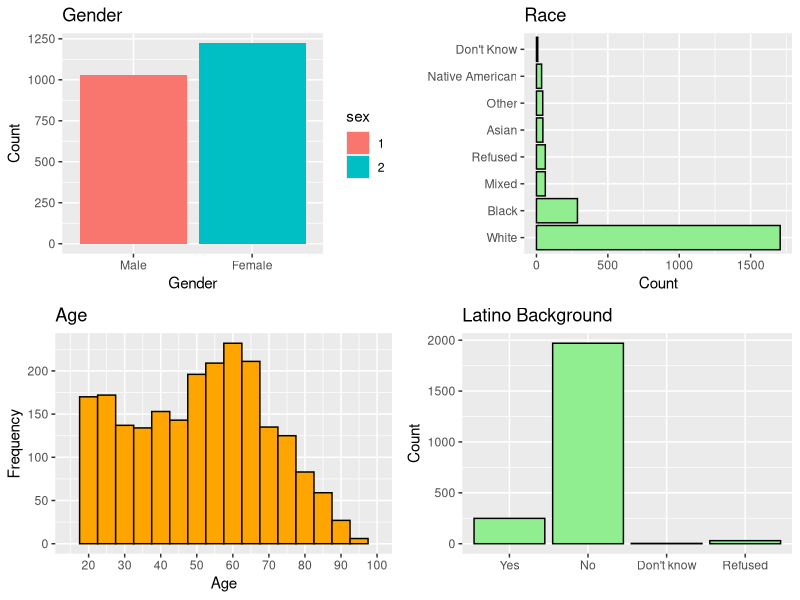
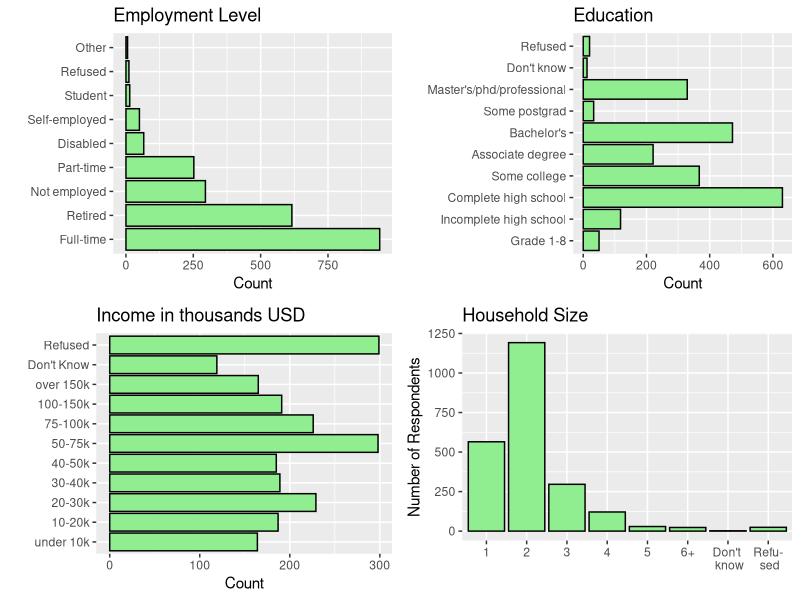
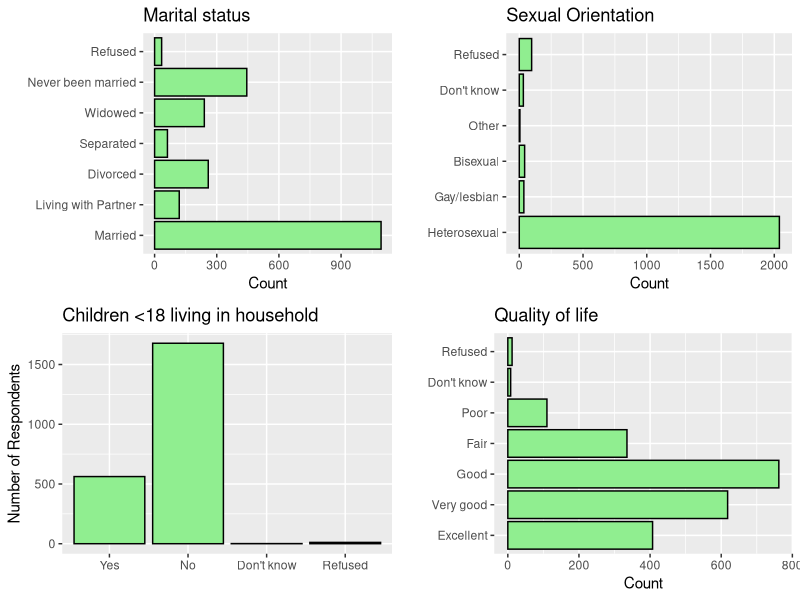
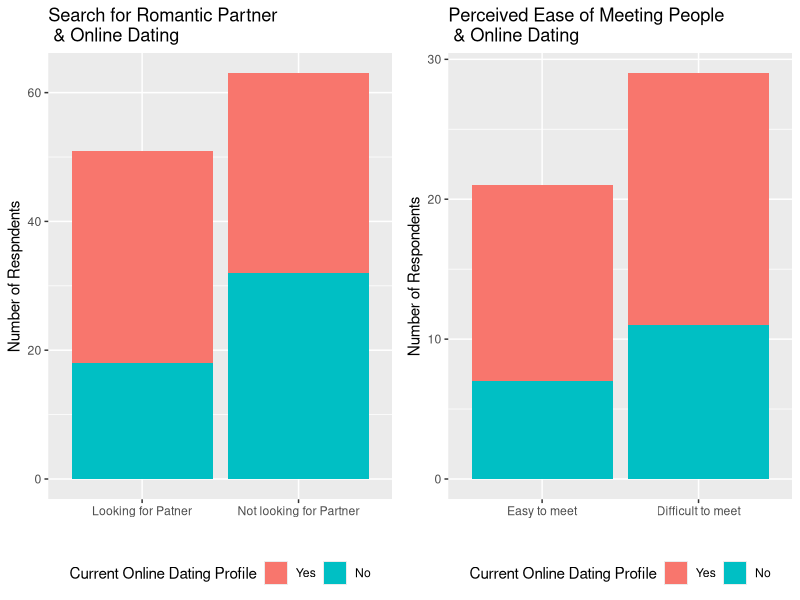
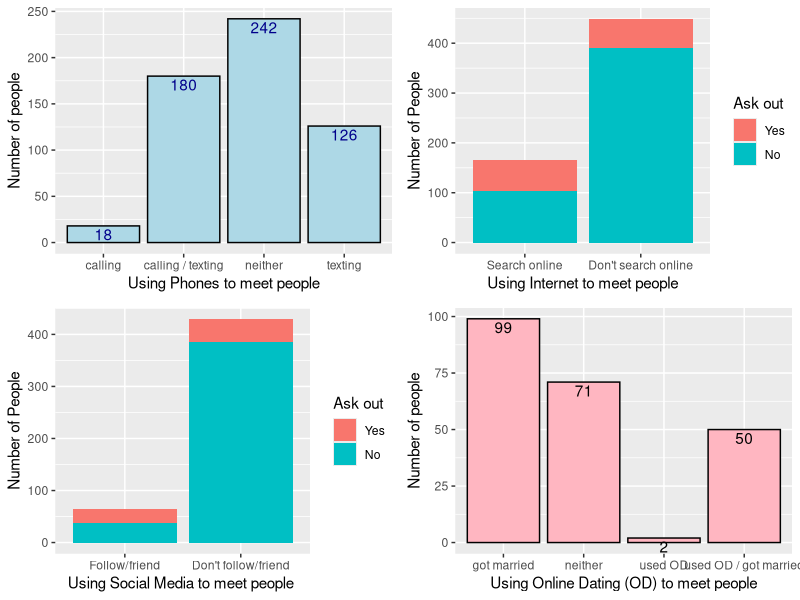
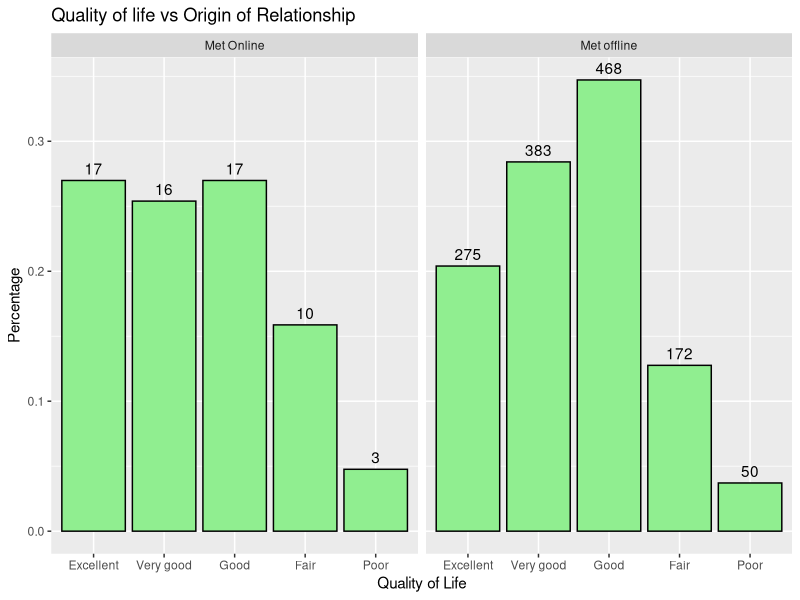
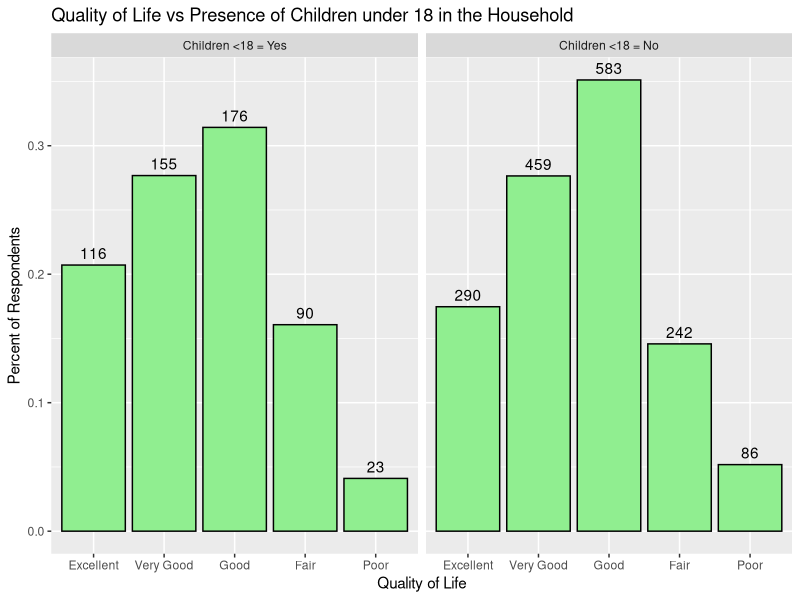
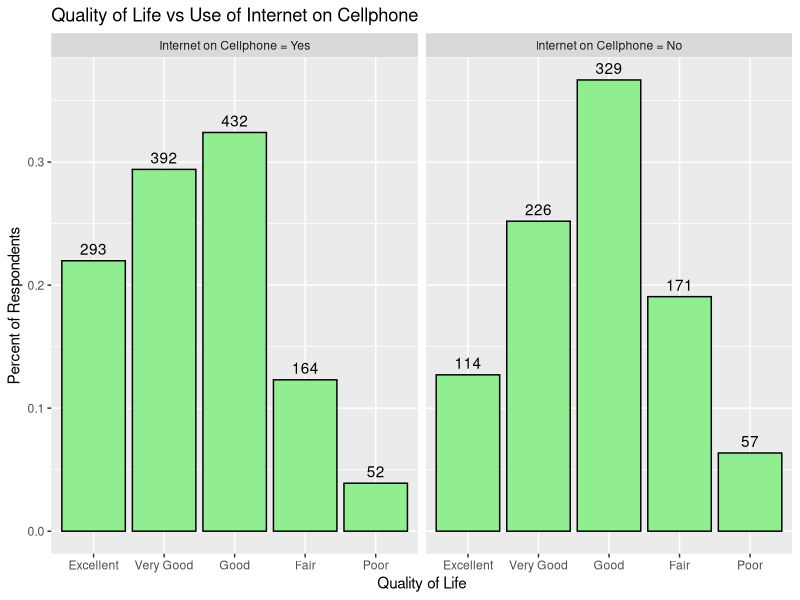

The R script that drew these images, in order:
## ---- chunk 1
#Loading libraries
library(ggplot2)
library(gridExtra)
library(scales)
library(plyr)

#Loading Data
df <- read.csv("May_2013_Online_Dating_CSV.csv")
## ---- chunk 2
# Gender plot

okdf <- df

okdf[, "sex"] <- as.factor(okdf[, "sex"])
#summary(okdf[, "sex"])
#str(okdf[, "sex"])

gender <- ggplot(data = okdf, aes(x = sex, fill = sex)) + 
  geom_bar() + scale_x_discrete(labels = c("1" = "Male", "2" = "Female")) +
  labs(x = "Gender", y = "Count", title = "Gender")
## ---- chunk 3
# Sexual orientation plot
okdf[, "lgbt"] <- as.factor(okdf[, "lgbt"])
#summary(okdf$lgbt)
#str(okdf$lgbt)

sexual_orientation <- ggplot(data = okdf, aes(x = lgbt)) + 
  geom_bar(fill='lightgreen',color='black') + 
  scale_x_discrete(labels = c("1" = "Heterosexual", "2" = "Gay/lesbian", "3" = "Bisexual", "4" = "Other", "8" = "Don't know", "9" = "Refused")) + coord_flip() +
  labs(x = "", y = "Count", title = "Sexual Orientation")
  
## ---- chunk 4
# Hispanic
okdf[, "hisp"] <- as.factor(okdf[, "hisp"])
#summary(okdf$hisp)
#str(okdf$hisp)

hispanic <- ggplot(data = okdf, aes(x = hisp)) + 
  geom_bar(fill='lightgreen',color='black') + 
  scale_x_discrete(labels = c("1"="Yes", "2"="No", "8" = "Don't know", "9" ="Refused")) +
  labs(x = "", y = "Count", title = "Latino Background")
## ---- chunk 5
#Age plot
#summary(okdf$age)
#str(okdf$age)
median.age <- median(df$age)

age <- ggplot(data = okdf, aes(x = age)) + 
  geom_histogram(binwidth = 5, color="black", fill="orange") + 
  scale_x_continuous(limits = c(15,100), breaks = seq(0, 100, 10)) +
  labs(x = "Age", y = "Frequency", title = "Age")

## ---- chunk 6
# Race plot
okdf[, "race"] <- as.factor(okdf[, "race"])
#summary(okdf$race)
#str(okdf$race)

r_race <- ggplot(data = okdf, aes(x=reorder(race, -table(race)[race]))) + geom_bar(fill = "lightgreen", color = "black") + 
  scale_x_discrete(labels=c("1" = 'White',"2" = 'Black',"3" = 'Asian',"4" = 'Mixed',"5" = 'Native American',"6" = 'Other',"8" = "Don't Know","9" = 'Refused')) +
  labs(x = "", y = "Count", title = "Race") +
  coord_flip()
## ---- chunk 7
# Employment plot
okdf[, "emplnw"] <- as.factor(okdf[, "emplnw"])
#summary(okdf$emplnw)
#str(okdf$emplnw)
retired.percent <- 616/2252
retired.percent <- 942/2252


employment <- ggplot(data = okdf, aes(x=reorder(emplnw, -table(emplnw)[emplnw]))) + 
  geom_bar(fill = "lightgreen", colour = "black") + 
  scale_x_discrete(labels=c("1" = 'Full-time',"2" = 'Part-time',"3" = 'Retired',"4" = 'Not employed',"5" = 'Self-employed',"6" = 'Disabled',"7" = "Student", "8" = 'Other', "9" = "Refused")) +
  labs(x = "", y = "Count", title = "Employment Level") + coord_flip()
## ---- chunk 8
# Income plot
okdf[, "inc"] <- as.factor(okdf[, "inc"])
#summary(okdf$inc)
#str(okdf$inc)

income.refused <- 299/2252

income <- ggplot(data = okdf, aes(x = inc)) + 
  geom_bar(fill = "lightgreen", colour = "black") + coord_flip() +
  scale_x_discrete(labels = c("1" = "under 10k", "2" = "10-20k", "3" = "20-30k", "4" = "30-40k", "5" = "40-50k", "6" = "50-75k", "7" = "75-100k", "8" = "100-150k", "9" = "over 150k", "98" = "Don't Know", "99" = "Refused")) +
  labs(x = "", y = "Count", title = "Income in thousands USD")
  
## ---- chunk 9
# Education plot
okdf[, "educ2"] <- as.factor(okdf[, "educ2"])
#summary(okdf$educ2)
#str(okdf$educ2)

education <- ggplot(data = okdf, aes(x = educ2)) + 
  geom_bar(fill = "lightgreen", colour = "black") + 
  scale_x_discrete(labels = c("1" = "Grade 1-8", "2" = "Incomplete high school", "3" = "Complete high school", "4" = "Some college", "5" = "Associate degree", "6" = "Bachelor's", "7" = "Some postgrad", "8" = "Master's/phd/professional", "98" = "Don't know", "99" = "Refused")) +
  labs(x = "", y = "Count", title = "Education") + coord_flip()
## ---- chunk 10
# Household size plot
okdf[, "hh1"] <- as.factor(okdf[, "hh1"])
#summary(okdf$hh1)
#str(okdf$hh1)

household_size <- ggplot(data = okdf, aes(x = hh1)) + 
  geom_bar(fill = "lightgreen", colour = "black") + 
  scale_x_discrete(labels = c("1" = "1", "2" = "2", "3" = "3", "4" = "4", "5" = "5", "6" = "6+", "8" = "Don't \n know", "9" = "Refu-\n sed")) +
  labs(x = "", y = "Number of Respondents", title = "Household Size")
## ---- chunk 11
# Marital status
okdf[, "mar"] <- as.factor(okdf[, "mar"])
#summary(okdf$mar)
#str(okdf$mar)
married.percent <- 1093/2552

marital_status <- ggplot(data = okdf, aes(x = mar)) + 
  geom_bar(fill = "lightgreen", colour = "black") + 
  scale_x_discrete(labels = c("1"="Married", "2"="Living with Partner", "3"="Divorced", "4"= "Separated", "5" = "Widowed", "6" = "Never been married", "8" = "Don't know", "9" ="Refused")) +
  labs(x = "", y = "Count", title = "Marital status") + coord_flip()
## ---- chunk 12
# Children
okdf[, "par"] <- as.factor(okdf[, "par"])
#summary(okdf$par)
#str(okdf$par)

children <- ggplot(data = okdf, aes(x = par)) + 
  geom_bar(fill = "lightgreen", colour = "black") + 
  scale_x_discrete(labels = c("1"="Yes", "2"="No", "8" = "Don't know", "9" ="Refused")) +
  labs(x = "", y = "Number of Respondents", title = "Children <18 living in household")
## ---- chunk 13
# Life quality
okdf[, "q1"] <- as.factor(okdf[, "q1"])
#summary(okdf$q1)
#str(okdf$q1)

life_quality <- ggplot(data = okdf, aes(x = q1)) + geom_bar(fill = "lightgreen", colour = "black") +
  scale_x_discrete(labels = c("1"="Excellent", "2"="Very good", "3" = "Good", "4" = "Fair", "5" = "Poor", "8" = "Don't know", "9" ="Refused")) +
  labs(x = "", y = "Count", title = "Quality of life") + coord_flip()
## ---- chunk 14

grid.arrange(gender, r_race, age, hispanic)
## ---- chunk 15
grid.arrange(employment, education, income, household_size)
## ---- chunk 16
grid.arrange(marital_status, sexual_orientation, children, life_quality)
## ---- chunk 17

# 3. For people who say that they are looking for a partner, look at the proportion of who are using online dating

lookmeet <- df$mar4
lookmeet <-  ifelse(lookmeet>2,NA,lookmeet)
usedod = df$date6
usedod = ifelse(usedod>2,NA,usedod)
dtf = as.data.frame(table(lookmeet,usedod))

online.profile.looking <- ggplot(dtf,aes(x=lookmeet,y=Freq)) + geom_bar(stat="identity",aes(fill=usedod)) + scale_x_discrete(labels = c("1"="Looking for Patner", "2"="Not looking for Partner")) + scale_fill_discrete(name="Current Online Dating Profile",labels=c("Yes","No")) + labs(x = "", y = "Number of Respndents", title = "Search for Romantic Partner\n & Online Dating") + theme(legend.position="bottom")

# 5 For people that say it’s difficult / easy to meet people in their city/state, see how many people using online dating?

meet = df$meet
meet = ifelse(meet>2,NA,meet)
prof = df$date6
prof = ifelse(prof>2,NA,prof)
dtf3 = as.data.frame(table(meet,prof))

online.profile.meeting <- ggplot(dtf3,aes(x=meet,y=Freq)) + geom_bar(stat="identity",aes(fill=prof)) + scale_x_discrete(labels = c("1"="Easy to meet", "2"="Difficult to meet")) + scale_fill_discrete(name="Current Online Dating Profile",labels=c("Yes","No")) + labs(x="",y="Number of Respondents", title = "Perceived Ease of Meeting People\n & Online Dating") + theme(legend.position="bottom")

grid.arrange(online.profile.looking, online.profile.meeting, ncol = 2)

## ---- chunk 18

c1 = table(df$celldatea,df$celldateb)
c1vec = as.vector(c1[1:2,1:2])
names(c1vec) = c("calling / texting", "calling","texting","neither")
c1df = data.frame(c1vec)
p1 = ggplot(c1df,aes(x = rownames(c1df),y = c1vec)) + geom_bar(stat="identity",fill='lightblue',color='black') + labs(x="Using Phones to meet people",y="Number of people")+geom_text(aes(label=c1vec), vjust=1.2, color='darkblue')

search = df$intdatec
search = ifelse(search>2,NA,search)
askout = df$intdated
askout = ifelse(askout>2,NA,askout)
dtf1 = as.data.frame(table(search,askout))
p2 = ggplot(dtf1,aes(x=search,y=Freq))+geom_bar(stat="identity",aes(fill=askout))+scale_x_discrete(labels = c("1"="Search online", "2"="Don't search online"))+scale_fill_discrete(name="Ask out",labels=c("Yes","No"))+labs(x="Using Internet to meet people",y="Number of People")

follow = df$snsdate1e
follow = ifelse(follow>2,NA,follow)
ask = df$snsdate1c
ask = ifelse(ask>2,NA,ask)
dtf2 = as.data.frame(table(follow,ask))
p3 = ggplot(dtf2,aes(x=follow,y=Freq))+geom_bar(stat="identity",aes(fill=ask))+scale_x_discrete(labels = c("1"="Follow/friend", "2"="Don't follow/friend"))+scale_fill_discrete(name="Ask out",labels=c("Yes","No"))+labs(x="Using Social Media to meet people ",y="Number of People")

g1 = table(df$date5a,df$date5b)
g1vec = as.vector(g1[1:2,1:2])
names(g1vec) = c("used OD / got married","used OD","got married","neither")
g1df = data.frame(g1vec)
p4 = ggplot(g1df,aes(x = rownames(g1df),y = g1vec)) + geom_bar(stat="identity",fill='lightpink',color='black') + labs(x="Using Online Dating (OD) to meet people",y="Number of people")+geom_text(aes(label=g1vec), vjust=1.2, color='black')
 
grid.arrange(p1,p2,p3,p4,nrow=2)
## ---- chunk 19


indhap <- which(df$q1 < 6) 
indmet <- which(df$rel1 == 1 |df$rel1 == 2)

finind <- intersect(indhap,indmet)

hap <- df[finind, "q1"]
met <- df[finind, "rel1"]

ex<- cbind.data.frame(hap,met)

ex1df <- data.frame(ex)

ex1df <- as.data.frame(with(ex, table(hap,met)))

ex1df[,"met"] <- revalue(ex1df[,"met"], c("1"="Met Online", "2" = "Met offline"))

ex1df <- ddply(ex1df, .(met), transform, p = Freq/sum(Freq))

# happiness vs how people met
ggplot(data = ex1df , aes(x = hap, y = p)) + geom_bar(stat = "identity", fill = "lightgreen", color = "black") + facet_grid(~ met) + scale_x_discrete(labels = c("1"="Excellent", "2"="Very good", "3" = "Good", "4" = "Fair", "5" = "Poor")) + labs( x = "Quality of Life" , y = "Percentage", title = "Quality of life vs Origin of Relationship") + geom_text(aes(label = Freq), vjust=-.5)

chisq.test(ex[,"met"],ex[,"hap"])

## ---- chunk 20

#8.  Relationship between privacy [REL4 and REL5] and having a fight in a relationship [REL8]? Does person who shares password/account together tend to have more fights than those who are not?

library(caTools)
df1 = subset(df, rel6 == 1 | rel6 == 2)
df1$rel6 = ifelse(df1$rel6==1,0,1) #convert rel6 into a binomial variable
set.seed(1000)
split = sample.split(df1$rel6,SplitRatio=0.7) # divide the data into training and test sets, with 70% data in the training set
train = subset(df1,split==TRUE) #Training set
test = subset(df1, split==FALSE)# Test set
model1 = glm(rel6~rel4a+rel4b+rel4c + rel5,data=train,family=binomial)# Logistic Regression model
summary(model1)
## ---- chunk 21
# Life quality vs children

# data frame for children and quality of life

quality_vs_children <- df[df$par!="8" & df$par!="9" & df$q1!="9" & df$q1!="8",]

quality_vs_children_plot <- as.data.frame(with(quality_vs_children, table(par,q1)))

quality_vs_children_plot <- ddply(quality_vs_children_plot, .(par), transform, p = Freq/sum(Freq))

quality_vs_children_plot[,"q1"] <- revalue(quality_vs_children_plot[,"q1"], c("1"= "Excellent", "2" = "Very Good", "3" = "Good", "4" = "Fair", "5" = "Poor"))

quality_vs_children_plot[,"par"] <- revalue(quality_vs_children_plot[,"par"], c("1" = "Children <18 = Yes", "2" = "Children <18 = No"))

ggplot(quality_vs_children_plot, aes(q1, p)) + geom_bar(stat = "identity", fill = "lightgreen", color = "black") + facet_grid(~par) + labs(x = "Quality of Life", y = "Percent of Respondents", title = "Quality of Life vs Presence of Children under 18 in the Household") + geom_text(aes(label = Freq), vjust=-.5)

chisq.test(quality_vs_children[,"par"], quality_vs_children[,"q1"])
## ---- chunk 22
# Life quality vs use of internet on cellphone
# summary(df[,"intmob"])

quality_vs_phoneNet <- df[df$intmob!="8" & df$q1!="9" & df$q1!="8",]

quality_vs_phoneNet_plot <- as.data.frame(with(quality_vs_phoneNet, table(intmob,q1)))

quality_vs_phoneNet_plot <- ddply(quality_vs_phoneNet_plot, .(intmob), transform, p = Freq/sum(Freq))

quality_vs_phoneNet_plot[,"q1"] <- revalue(quality_vs_phoneNet_plot[,"q1"], c("1"= "Excellent", "2" = "Very Good", "3" = "Good", "4" = "Fair", "5" = "Poor"))

quality_vs_phoneNet_plot[,"intmob"] <- revalue(quality_vs_phoneNet_plot[,"intmob"], c("1"="Internet on Cellphone = Yes", "2" = "Internet on Cellphone = No"))
  
ggplot(quality_vs_phoneNet_plot, aes(q1, p)) + geom_bar(stat = "identity", fill = "lightgreen", color = "black") + facet_grid(~intmob) + labs(x = "Quality of Life", y = "Percent of Respondents", title = "Quality of Life vs Use of Internet on Cellphone") + geom_text(aes(label = Freq), vjust=-.5)

chisq.test(quality_vs_phoneNet[,"intmob"], quality_vs_phoneNet[,"q1"])
## ---- chunk 23
# Life quality vs social networks
# summary(df[,"act87"])

# summary(df[,"act112"])

quality_vs_socNetworks <- df[df$act87!="9" & !is.na(df$act87) & df$act112!="9" & !is.na(df$act112) & df$act112!="8" & df$q1!="9" & df$q1!="8",]

quality_vs_socNetworks <- subset(quality_vs_socNetworks, select = c(act87, act112, q1))

for (i in 1:nrow(quality_vs_socNetworks)){
  if (quality_vs_socNetworks[i,"act87"]=="1" |  quality_vs_socNetworks[i,"act112"]=="1"){
    quality_vs_socNetworks[i,"SN_user"] <- "Social Network User = Yes"
  }
  else{
    quality_vs_socNetworks[i,"SN_user"] <- "Social Network User = No"
  }
}

quality_vs_socNetworks_plot <- as.data.frame(with(quality_vs_socNetworks, table(SN_user,q1)))

quality_vs_socNetworks_plot <- ddply(quality_vs_socNetworks_plot, .(SN_user), transform, p = Freq/sum(Freq))

quality_vs_socNetworks_plot[,"q1"] <- revalue(quality_vs_socNetworks_plot[,"q1"], c("1"= "Excellent", "2" = "Very Good", "3" = "Good", "4" = "Fair", "5" = "Poor"))

ggplot(quality_vs_socNetworks_plot, aes(q1, p)) + geom_bar(stat = "identity", fill = "lightgreen", color = "black") + facet_grid(~SN_user) + labs(x = "Quality of Life", y = "Percent of Respondents", title = "Quality of Life vs Use of Social Networks")

chisq.test(quality_vs_socNetworks[,"SN_user"], quality_vs_socNetworks[,"q1"])
## ---- chunk 24
# Group discrete variables for smartphone (smart2) and income (inc)

shdf <- read.csv("May_2013_Online_Dating_CSV.csv")

shdf[,"smart2"] <- as.numeric(shdf[,"smart2"])
shdf [!is.na(shdf$smart2) & shdf$smart2 > 5,]$smart2 <- 9
shdf [!is.na(shdf$inc) & shdf$inc < 4,]$inc <- 1
shdf [!is.na(shdf$inc) & shdf$inc > 3 & shdf$inc < 7,]$inc <- 2
shdf [!is.na(shdf$inc) & shdf$inc > 6 & shdf$inc < 9,]$inc <- 3
shdf [!is.na(shdf$inc) & shdf$inc > 10,]$inc <- 99
shdf[,"smart2"] <- as.character(shdf[,"smart2"])
shdf[,"inc"] <- as.character(shdf[,"inc"])

ggplot(data = subset(shdf, !is.na(shdf$smart2)),aes (x = inc, fill = smart2, order = -as.numeric(smart2))) + geom_bar () + scale_x_discrete(labels = c("1"="<30K", "2"="30K - 75K", "3"="75K - 150K", "9"=">150K", "99" = "N/A")) + scale_fill_discrete(name = "Smartphone", breaks = c ("1", "2", "3", "4", "9"), labels = c("iPhone", "Blackberry", "Android", "Windows", "Others")) + labs(x = "Income (in US$)", y = "Number of Respondents", title = "Smartphone & Income") 

## ---- chunk 25
#Kirby's data frame
kcdf <- df

# use smartphone/Internet vs. edu level
use.smartphone <- as.factor(kcdf[ , 'q12'])
use.internet <- as.factor(kcdf[ , 'intuse'])
edu <- as.factor(kcdf[ , 'educ2'])
kcdf.edu <- as.data.frame(cbind(use.internet,use.smartphone))
kcdf.edu <- cbind(kcdf.edu,edu)


# edu vs. income 
income <- as.factor(kcdf[ , 'inc'])
kcdf.income <- cbind(kcdf.edu,income)

# remove all 98 and 98, which stand for don't know and don't want to tell
kcdf.income <- subset(kcdf.income, kcdf.income[ ,'edu'] != 98)
kcdf.income <- subset(kcdf.income, kcdf.income[ ,'edu'] != 99)
kcdf.income <- subset(kcdf.income, kcdf.income[ ,'income']!= 98)
kcdf.income <- subset(kcdf.income, kcdf.income[ ,'income']!= 99)

income.edu <- kcdf.income[ , c('edu','income')]

# setting level names for income
income.edu[,"income"] <- revalue(income.edu[,"income"], c("1" = "under 10k", "2" = "10-20k", "3" = "20-30k", "4" = "30-40k", "5" = "40-50k", "6" = "50-75k", "7" = "75-100k", "8" = "100-150k", "9" = "over 150k"))

ggplot(income.edu, aes(edu, fill=income) ) +
  geom_bar(position="fill") +
  scale_x_discrete(labels = c("1" = "Grade 1-8", "2" = "Incomplete high school", "3" = "Complete high school", "4" = "Some college", "5" = "Associate degree", "6" = "Bachelor's", "7" = "Some postgrad", "8" = "Master's/phd/professional")) + 
  theme(axis.text.x = element_text(angle = 90, hjust = 1)) + 
  labs(x = "", y = "Number of Respondents", title = "Income vs Education")
